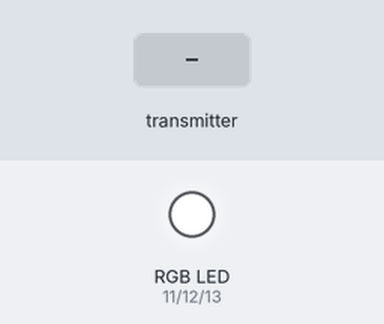
A sketch run on a simulated ESP32-S3. Shown: an RGB LED mixed from three pins (HIGH = lit). Dashed ring = blinking. Inputs (shaded band) come from the test bench. No radio packets arrive unless stated; what the sketch prints to the serial monitor is not drawn.

Above: at 2.25 s.
2.3 s: the transmitter starts sending ch1 = 0
At 2.7 s:
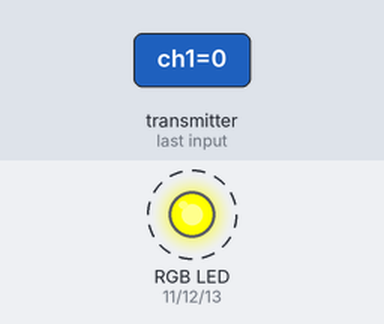
At 4.1 s:
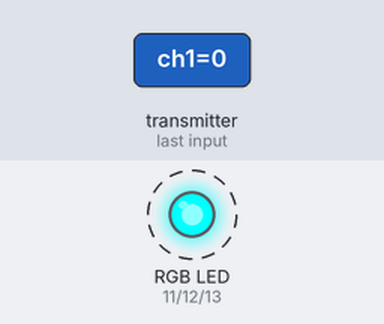
Timing chart, 0 to 11.3 s (numbered marks = the images above; inputs shaded):
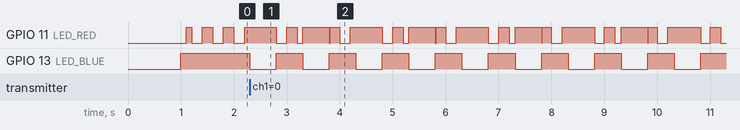

The sketch:

reciverv4.ino
```cpp
/*
 * Receptor RC de 10 canales usando LoRa y Seeed XIAO nRF52840
 * Compatible con el transmisor ESP32 LoRa (10 canales)
 * Salida iBUS para conectar a controladores de vuelo
 * VERSIÓN OPTIMIZADA - iBUS con failsafe INMEDIATO y REFORZADO
 * AUX1 SE ACTIVA AL MÁXIMO (2000µs) CUANDO SE PIERDE LA SEÑAL
 * LED RGB: Verde = Conectado, Rojo = Sin señal
 * Canales: 4 joystick + 6 auxiliares (AUX1-AUX6)
 */

#include <SPI.h>
#include <LoRa.h>

// Pines conexión LoRa para XIAO nRF52840
#define LORA_NSS   D2   // CS/NSS
#define LORA_RST   D1   // Reset
#define LORA_DIO0  D0   // DIO0

// Pines del LED RGB interno del XIAO nRF52840
#define LED_RED    11   // LED Rojo
#define LED_GREEN  12   // LED Verde
#define LED_BLUE   13   // LED Azul

// Configuración iBUS
#define IBUS_TX_PIN   D6       // TX pin para UART
#define IBUS_CHANNELS 14       // Número total de canales iBUS
#define IBUS_BAUDRATE 115200

// Límites PWM para iBUS (valores en microsegundos)
#define SERVO_MIN_US    1000
#define SERVO_MAX_US    2000
#define SERVO_CENTER_US 1500

// Array de canales iBUS - TODOS inician en valores seguros
uint16_t ibus_channels[IBUS_CHANNELS] = {
  1500, 1500, 1000, 1500,  // CH1-CH4: Roll, Pitch, Throttle, Yaw
  2000, 1000, 1000, 1000,  // CH5-CH8: AUX1=ON (failsafe), AUX2-4=OFF
  1000, 1000,              // CH9-CH10: AUX5-AUX6 (OFF)
  1000, 1000, 1000, 1000   // CH11-CH14: Reservados OFF
};

// Variables de canales principales
int throttle = 1000;
int pitch = 1500;
int roll = 1500;
int yaw = 1500;
int aux1 = 2000;  // ⚠️ MODIFICADO: Inicia en 2000 (activo en failsafe)
int aux2 = 1000;
int aux3 = 1000;
int aux4 = 1000;
int aux5 = 1000;
int aux6 = 1000;

// Límite máximo de valores recibidos
int max_received = 4096;

// Variables de control de señal
bool signal_lost = true;  // Empezar en modo failsafe
bool failsafe_applied = true;

// Estructura de datos - DEBE coincidir EXACTAMENTE con el transmisor
struct MyData {
  long ch1;    // Canal 1 (0-4095) - Throttle
  long ch2;    // Canal 2 (0-4095) - Yaw
  long ch3;    // Canal 3 (0-4095) - Pitch
  long ch4;    // Canal 4 (0-4095) - Roll
  bool AUX1;   // Canal 5 - Botón toggle
  bool AUX2;   // Canal 6 - Botón toggle
  bool AUX3;   // Canal 7 - Botón toggle
  bool AUX4;   // Canal 8 - Botón toggle
  bool AUX5;   // Canal 9 - Botón toggle
  bool AUX6;   // Canal 10 - Botón toggle
};

MyData data;

// Control de tiempo para pérdida de señal
unsigned long lastRecvTime = 0;
#define SIGNAL_TIMEOUT 500  // Timeout REDUCIDO a 500ms para respuesta más rápida

// Funciones para control del LED RGB
void setLED(bool red, bool green, bool blue) {
  digitalWrite(LED_RED, !red);
  digitalWrite(LED_GREEN, !green);
  digitalWrite(LED_BLUE, !blue);
}

void ledOff() {
  setLED(false, false, false);
}

void ledRed() {
  setLED(true, false, false);
}

void ledGreen() {
  setLED(false, false, true);
}

void ledYellow() {
  setLED(true, true, false);
}

void resetData() {
  // Valores por defecto SEGUROS en caso de pérdida de señal
  data.ch1 = 0;        // Throttle en mínimo por seguridad
  data.ch2 = 2048;     // Yaw en centro
  data.ch3 = 2048;     // Pitch en centro
  data.ch4 = 2048;     // Roll en centro
  data.AUX1 = true;    // ⚠️ MODIFICADO: AUX1 ON en failsafe
  data.AUX2 = false;   // AUX2 OFF
  data.AUX3 = false;   // AUX3 OFF
  data.AUX4 = false;   // AUX4 OFF
  data.AUX5 = false;   // AUX5 OFF
  data.AUX6 = false;   // AUX6 OFF
}

// Función para enviar paquete iBUS
void sendIBUS() {
  uint8_t packet[32];

  // Header del paquete iBUS
  packet[0] = 0x20;  // Longitud del paquete (32 bytes)
  packet[1] = 0x40;  // Comando iBUS

  // Datos de canales (2 bytes por canal, little endian)
  for (int i = 0; i < IBUS_CHANNELS; i++) {
    packet[2 + i * 2] = ibus_channels[i] & 0xFF;
    packet[2 + i * 2 + 1] = (ibus_channels[i] >> 8) & 0xFF;
  }

  // Calcular checksum
  uint16_t checksum = 0xFFFF;
  for (int i = 0; i < 30; i++) {
    checksum -= packet[i];
  }

  // Agregar checksum al final del paquete
  packet[30] = checksum & 0xFF;
  packet[31] = (checksum >> 8) & 0xFF;

  // Enviar paquete por UART
  Serial1.write(packet, 32);
}

void updateChannels() {
  // Mapear los valores recibidos (0-4095) a microsegundos PWM (1000-2000)
  int new_throttle = map(data.ch1, 0, 4095, 1000, 2000);
  int new_yaw = map(data.ch2, 0, 4095, 2000, 1000);
  int new_pitch = map(data.ch3, 0, 4095, 1000, 2000);
  int new_roll = map(data.ch4, 0, 4095, 2000, 1000);

  // Canales auxiliares: 1000µs = LOW/OFF, 2000µs = HIGH/ON
  int new_aux1 = data.AUX1 ? 2000 : 1000;
  int new_aux2 = data.AUX2 ? 2000 : 1000;
  int new_aux3 = data.AUX3 ? 2000 : 1000;
  int new_aux4 = data.AUX4 ? 2000 : 1000;
  int new_aux5 = data.AUX5 ? 2000 : 1000;
  int new_aux6 = data.AUX6 ? 2000 : 1000;

  // Validar rangos antes de aplicar
  new_throttle = constrain(new_throttle, SERVO_MIN_US, SERVO_MAX_US);
  new_yaw = constrain(new_yaw, SERVO_MIN_US, SERVO_MAX_US);
  new_pitch = constrain(new_pitch, SERVO_MIN_US, SERVO_MAX_US);
  new_roll = constrain(new_roll, SERVO_MIN_US, SERVO_MAX_US);
  new_aux1 = constrain(new_aux1, SERVO_MIN_US, SERVO_MAX_US);
  new_aux2 = constrain(new_aux2, SERVO_MIN_US, SERVO_MAX_US);
  new_aux3 = constrain(new_aux3, SERVO_MIN_US, SERVO_MAX_US);
  new_aux4 = constrain(new_aux4, SERVO_MIN_US, SERVO_MAX_US);
  new_aux5 = constrain(new_aux5, SERVO_MIN_US, SERVO_MAX_US);
  new_aux6 = constrain(new_aux6, SERVO_MIN_US, SERVO_MAX_US);

  // Actualizar variables locales
  throttle = new_throttle;
  yaw = new_yaw;
  pitch = new_pitch;
  roll = new_roll;
  aux1 = new_aux1;
  aux2 = new_aux2;
  aux3 = new_aux3;
  aux4 = new_aux4;
  aux5 = new_aux5;
  aux6 = new_aux6;

  // Actualizar array iBUS con mapeo correcto para controlador de vuelo
  ibus_channels[0] = roll;     // CH1 - Aileron (Roll)
  ibus_channels[1] = pitch;    // CH2 - Elevator (Pitch)
  ibus_channels[2] = throttle; // CH3 - Throttle
  ibus_channels[3] = yaw;      // CH4 - Rudder (Yaw)
  ibus_channels[4] = aux1;     // CH5 - AUX1
  ibus_channels[5] = aux2;     // CH6 - AUX2
  ibus_channels[6] = aux3;     // CH7 - AUX3
  ibus_channels[7] = aux4;     // CH8 - AUX4
  ibus_channels[8] = aux5;     // CH9 - AUX5
  ibus_channels[9] = aux6;     // CH10 - AUX6

  // Canales 11-14 mantienen valores por defecto
  for (int i = 10; i < IBUS_CHANNELS; i++) {
    ibus_channels[i] = 1500;
  }
}

void applyFailsafe() {
  // FORZAR valores de failsafe INMEDIATAMENTE en todas las variables

  // 1. Resetear estructura de datos
  resetData();

  // 2. FORZAR variables locales a valores seguros
  throttle = 1000;  // CRÍTICO: Throttle al mínimo
  yaw = 1500;       // Centro
  pitch = 1500;     // Centro
  roll = 1500;      // Centro
  aux1 = 2000;      // ⚠️ MODIFICADO: AUX1 AL MÁXIMO (ON)
  aux2 = 1000;      // OFF
  aux3 = 1000;      // OFF
  aux4 = 1000;      // OFF
  aux5 = 1000;      // OFF
  aux6 = 1000;      // OFF

  // 3. FORZAR array iBUS con valores seguros - TODOS LOS 14 CANALES
  ibus_channels[0] = 1500;   // CH1  - Roll centro
  ibus_channels[1] = 1500;   // CH2  - Pitch centro
  ibus_channels[2] = 1000;   // CH3  - Throttle MÍNIMO ⚠️ CRÍTICO
  ibus_channels[3] = 1500;   // CH4  - Yaw centro
  ibus_channels[4] = 2000;   // CH5  - AUX1 ON ⚠️ MODIFICADO
  ibus_channels[5] = 1000;   // CH6  - AUX2 OFF
  ibus_channels[6] = 1000;   // CH7  - AUX3 OFF
  ibus_channels[7] = 1000;   // CH8  - AUX4 OFF
  ibus_channels[8] = 1000;   // CH9  - AUX5 OFF
  ibus_channels[9] = 1000;   // CH10 - AUX6 OFF
  ibus_channels[10] = 1000;  // CH11 - OFF
  ibus_channels[11] = 1000;  // CH12 - OFF
  ibus_channels[12] = 1000;  // CH13 - OFF
  ibus_channels[13] = 1000;  // CH14 - OFF

  // 4. ENVIAR INMEDIATAMENTE múltiples paquetes failsafe
  for (int i = 0; i < 5; i++) {
    sendIBUS();
    delayMicroseconds(100);
  }

  failsafe_applied = true;
  Serial.println("⚠️ FAILSAFE APLICADO - AUX1 ACTIVADO AL MÁXIMO (2000µs)");
}

void initIBUS() {
  Serial1.begin(IBUS_BAUDRATE);

  // Inicializar TODOS los 14 canales con valores SEGUROS desde el inicio
  ibus_channels[0] = 1500;   // CH1  - Roll centro
  ibus_channels[1] = 1500;   // CH2  - Pitch centro
  ibus_channels[2] = 1000;   // CH3  - Throttle mínimo
  ibus_channels[3] = 1500;   // CH4  - Yaw centro
  ibus_channels[4] = 2000;   // CH5  - AUX1 ON ⚠️ MODIFICADO
  ibus_channels[5] = 1000;   // CH6  - AUX2 OFF
  ibus_channels[6] = 1000;   // CH7  - AUX3 OFF
  ibus_channels[7] = 1000;   // CH8  - AUX4 OFF
  ibus_channels[8] = 1000;   // CH9  - AUX5 OFF
  ibus_channels[9] = 1000;   // CH10 - AUX6 OFF
  ibus_channels[10] = 1000;  // CH11 - OFF
  ibus_channels[11] = 1000;  // CH12 - OFF
  ibus_channels[12] = 1000;  // CH13 - OFF
  ibus_channels[13] = 1000;  // CH14 - OFF

  Serial.println("✓ iBUS inicializado - 14 canales con failsafe reforzado");
  Serial.print("  Baudrate: "); Serial.println(IBUS_BAUDRATE);
  Serial.println("  Mapeo: CH1=Roll, CH2=Pitch, CH3=Throttle, CH4=Yaw");
  Serial.println("  Auxiliares: CH5-10=AUX1-6, CH11-14=Reservados");
  Serial.println("  ⚠️ FAILSAFE: AUX1 se ACTIVA (2000µs) al perder señal");
  Serial.println("  TX Pin: D6");
}

void setup() {
  Serial.begin(115200);
  delay(1000);

  // Configurar LED RGB
  pinMode(LED_RED, OUTPUT);
  pinMode(LED_GREEN, OUTPUT);
  pinMode(LED_BLUE, OUTPUT);

  ledYellow();

  // Inicializar con valores seguros
  resetData();
  initIBUS();
  applyFailsafe();  // Aplicar failsafe desde el inicio

  Serial.println("\n╔═══════════════════════════════════════════════════════╗");
  Serial.println("║  Receptor RC LoRa - 10 CANALES - iBUS Failsafe      ║");
  Serial.println("║  AUX1 ACTIVO AL MÁXIMO EN PÉRDIDA DE SEÑAL          ║");
  Serial.println("╚═══════════════════════════════════════════════════════╝");
  Serial.println("  Canales: 4 Joystick + 6 Auxiliares (AUX1-AUX6)");
  Serial.println("  LED: 🟢 Verde = Conectado | 🔴 Rojo = Sin señal");
  Serial.println("  Timeout: 500ms | Frecuencia: ~140Hz");

  SPI.begin();
  LoRa.setPins(LORA_NSS, LORA_RST, LORA_DIO0);

  if (!LoRa.begin(433E6)) {
    Serial.println("❌ Error: No se pudo inicializar LoRa");
    while (1) {
      ledRed();
      delay(250);
      ledOff();
      delay(250);
    }
  }

  // Configuración LoRa - DEBE coincidir con el transmisor
  LoRa.setTxPower(20);
  LoRa.setSpreadingFactor(7);
  LoRa.setSignalBandwidth(125E3);
  LoRa.setCodingRate4(5);
  LoRa.setSyncWord(0x12);

  Serial.println("✓ LoRa inicializado correctamente");
  Serial.println("\n⏳ Esperando datos del transmisor...\n");

  lastRecvTime = millis();
  ledRed();
  signal_lost = true;
}

void recvData() {
  int packetSize = LoRa.parsePacket();

  if (packetSize > 0) {
    if (packetSize == sizeof(MyData)) {
      LoRa.readBytes((uint8_t*)&data, sizeof(MyData));
      lastRecvTime = millis();

      // Recuperación de señal
      if (signal_lost) {
        signal_lost = false;
        failsafe_applied = false;
        ledGreen();
        Serial.println("✓ SEÑAL RECUPERADA - LED VERDE - AUX1 controlado por TX");
      }
    } else {
      // Limpiar buffer de paquetes corruptos
      while (LoRa.available()) {
        LoRa.read();
      }
    }
  }
}

void checkSignalTimeout() {
  unsigned long now = millis();

  // Verificar timeout de señal
  if (now - lastRecvTime > SIGNAL_TIMEOUT) {
    if (!signal_lost) {
      // PRIMERA detección de pérdida - aplicar failsafe INMEDIATAMENTE
      signal_lost = true;
      ledRed();
      applyFailsafe();
      Serial.println("⚠️ TIMEOUT - Failsafe activado - LED ROJO - AUX1 AL MÁXIMO");
    } else {
      // Ya estamos en failsafe - reforzar TODOS los canales cada 50ms
      static unsigned long lastFailsafeReinforce = 0;
      if (now - lastFailsafeReinforce > 50) {
        lastFailsafeReinforce = now;
        // Reforzar TODOS los canales críticos
        ibus_channels[2] = 1000;   // Throttle mínimo
        ibus_channels[4] = 2000;   // AUX1 ON ⚠️ MODIFICADO
        ibus_channels[5] = 1000;   // AUX2 OFF
        ibus_channels[6] = 1000;   // AUX3 OFF
        ibus_channels[7] = 1000;   // AUX4 OFF
        ibus_channels[8] = 1000;   // AUX5 OFF
        ibus_channels[9] = 1000;   // AUX6 OFF
        ibus_channels[10] = 1000;  // CH11 OFF
        ibus_channels[11] = 1000;  // CH12 OFF
        ibus_channels[12] = 1000;  // CH13 OFF
        ibus_channels[13] = 1000;  // CH14 OFF
      }
    }
  }
}

void loop() {
  recvData();
  checkSignalTimeout();

  unsigned long now = millis();

  // Control LED según estado de señal
  if (signal_lost) {
    // Parpadeo rojo cuando no hay señal
    if (millis() % 400 < 200) {
      ledRed();
    } else {
      ledOff();
    }
  } else {
    // Verde fijo con señal OK
    ledGreen();
  }

  // Procesar datos SOLO si hay señal válida
  if (!signal_lost) {
    // Filtrar valores fuera de rango
    if (data.ch1 > max_received) data.ch1 = 0;
    if (data.ch2 > max_received) data.ch2 = 2048;
    if (data.ch3 > max_received) data.ch3 = 2048;
    if (data.ch4 > max_received) data.ch4 = 2048;

    // Actualizar canales con datos válidos
    updateChannels();
  }
  // Si signal_lost=true, los valores de failsafe ya están aplicados

  // Enviar iBUS a ~140Hz (cada 7ms)
  static unsigned long lastIBUS = 0;
  if (now - lastIBUS > 7) {
    lastIBUS = now;
    sendIBUS();
  }

  // Monitor serial cada 100ms
  static unsigned long lastPrint = 0;
  if (now - lastPrint > 100) {
    lastPrint = now;

    Serial.print("ROL:");  Serial.print(ibus_channels[0]);
    Serial.print(" PIT:"); Serial.print(ibus_channels[1]);
    Serial.print(" THR:"); Serial.print(ibus_channels[2]);
    Serial.print(" YAW:"); Serial.print(ibus_channels[3]);
    Serial.print(" | AUX1:"); Serial.print(ibus_channels[4]);
    Serial.print(" AUX2:"); Serial.print(ibus_channels[5]);
    Serial.print(" AUX3:"); Serial.print(ibus_channels[6]);
    Serial.print(" AUX4:"); Serial.print(ibus_channels[7]);
    Serial.print(" AUX5:"); Serial.print(ibus_channels[8]);
    Serial.print(" AUX6:"); Serial.print(ibus_channels[9]);

    if (signal_lost) {
      Serial.print(" | ⚠️ FAILSAFE (AUX1=2000)");
    } else {
      Serial.print(" | ✓ RSSI:");
      Serial.print(LoRa.packetRssi());
      Serial.print("dBm");
    }

    Serial.println();
  }

  delay(1);
}
```

Measured:
- after the input at 2.3 s, GPIO 13 (LED_BLUE): alternates HIGH for 0.50 s and LOW for 0.50 s, starting at once
- by itself, GPIO 11 (LED_RED): repeats every 2.0 s: HIGH 0.20 s, LOW 0.10 s, HIGH 0.50 s, LOW 0.01 s, HIGH 0.18 s, LOW 0.20 s, HIGH 0.61 s, LOW 0.19 s
